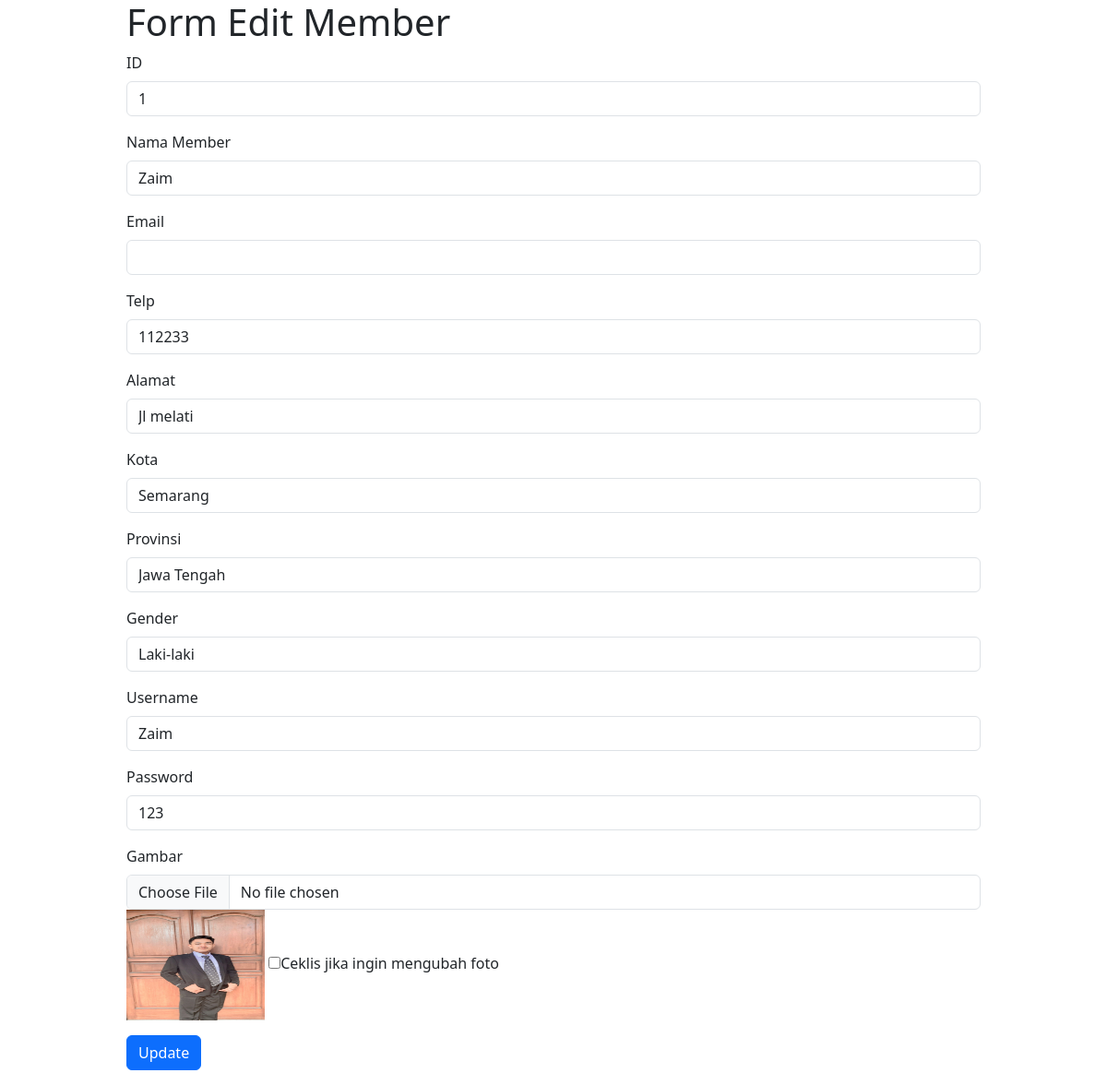
Screenshot of /editMember.php?id=1 with the database file from the repository.
### tables this page shows
CREATE TABLE `member` (
  `id` int(11) NOT NULL AUTO_INCREMENT,
  `nama_member` varchar(40) DEFAULT NULL,
  `email` varchar(30) DEFAULT NULL,
  `telp` varchar(30) DEFAULT NULL,
  `alamat` varchar(60) DEFAULT NULL,
  `kota` varchar(40) DEFAULT NULL,
  `provinsi` varchar(40) DEFAULT NULL,
  `gender` varchar(10) DEFAULT NULL,
  `username` varchar(20) DEFAULT NULL,
  `password` varchar(100) DEFAULT NULL,
  `foto` varchar(255) DEFAULT NULL,
  PRIMARY KEY (`id`)
);

### editMember.php (the view, shortened to what this page needs)
<?php
include "koneksi.php";
$id = $_GET['id'];
$sql = "select * from member where id='$id'";
$hasil = $conn->query($sql);
while ($row = $hasil->fetch_assoc()) {
    $nama_member = $row['nama_member'];
    $telp = $row['telp'];
    $alamat = $row['alamat'];
    $kota = $row['kota'];
    $provinsi = $row['provinsi'];
    $gender = $row['gender'];
    $username = $row['username'];
    $password = $row['password'];
    $foto = $row['foto'];
}
?>
<!DOCTYPE html>
<html lang="en">
<head>
    <link href="https://cdn.jsdelivr.net/npm/bootstrap@5.3.0-alpha3/dist/css/bootstrap.min.css" rel="stylesheet"
>
</head>
<body>
    <div class="container">
        <div class="row justify-content-center">
            <div class="col-10">
                <h1>Form Edit Member</h1>
                <form action="updMember.php" method="post" enctype="multipart/form-data">
                    <div class="mb-3">
                        <label for="11" class="form-label">ID</label>
                        <input type="text" class="form-control" id="id" name="tid" value="<?= $id; ?>">
                    </div>
                    <div class="mb-3">
                        <label for="12" class="form-label">Nama Member</label>
                        <input type="text" class="form-control" id="nama_member" name="tnama_member" value="<?= $nama_member; ?>">
                    </div>
                    <div class="mb-3">
                        <label for="13" class="form-label">Email</label>
                        <input type="text" class="form-control" id="email" name="temail" value="<?= $email; ?>">
                    </div>
                    <div class="mb-3">
                        <label for="14" class="form-label">Telp</label>
                        <input type="text" class="form-control" id="telp" name="ttelp" value="<?= $telp; ?>">
                    </div>
                    <div class="mb-3">
                        <label for="15" class="form-label">Alamat</label>
                        <input type="text" class="form-control" id="alamat" name="talamat" value="<?= $alamat; ?>">
                    </div>
                    <div class="mb-3">
                        <label for="16" class="form-label">Kota</label>
                        <input type="text" class="form-control" id="kota" name="tkota" value="<?= $kota; ?>">
                    </div>
                    <div class="mb-3">
                        <label for="17" class="form-label">Provinsi</label>
                        <input type="text" class="form-control" id="Provinsi" name="tprovinsi" value="<?= $provinsi; ?>">
                    </div>
                    <div class="mb-3">
                        <label for="18" class="form-label">Gender</label>
                        <input type="text" class="form-control" id="gender" name="tgender" value="<?= $gender; ?>">
                    </div>
                    <div class="mb-3">
                        <label for="19" class="form-label">Username</label>
                        <input type="text" class="form-control" id="username" name="tusername" value="<?= $username; ?>">
                    </div>
                    <div class="mb-3">
                        <label for="20" class="form-label">Password</label>
                        <input type="text" class="form-control" id="password" name="tpassword" value="<?= $password; ?>">
                    </div>
                    <div class="mb-3">
                        <label for="21" class="form-label">Gambar</label>
                        <input type="file" class="form-control" id="foto" name="foto">
                        <img src="img/<?php echo $foto; ?>" width="150px" height="120px" />
                        <input type="checkbox" name="ubah_foto" value="true">Ceklis jika ingin mengubah foto<br>
                    </div>
                    <div class="mb-3">
                        <button class="btn btn-primary" type="submit">Update</button>
                    </div>
                </form>
            </div>
        </div>
    </div>
</body>
</html>
</body>
</html>

### rows the page displays
member: tnama_member "Zaim", ttelp "112233", talamat "Jl melati", tkota "Semarang", tprovinsi "Jawa Tengah", tgender "Laki-laki", tusername "Zaim", tpassword "123", foto (picture)
